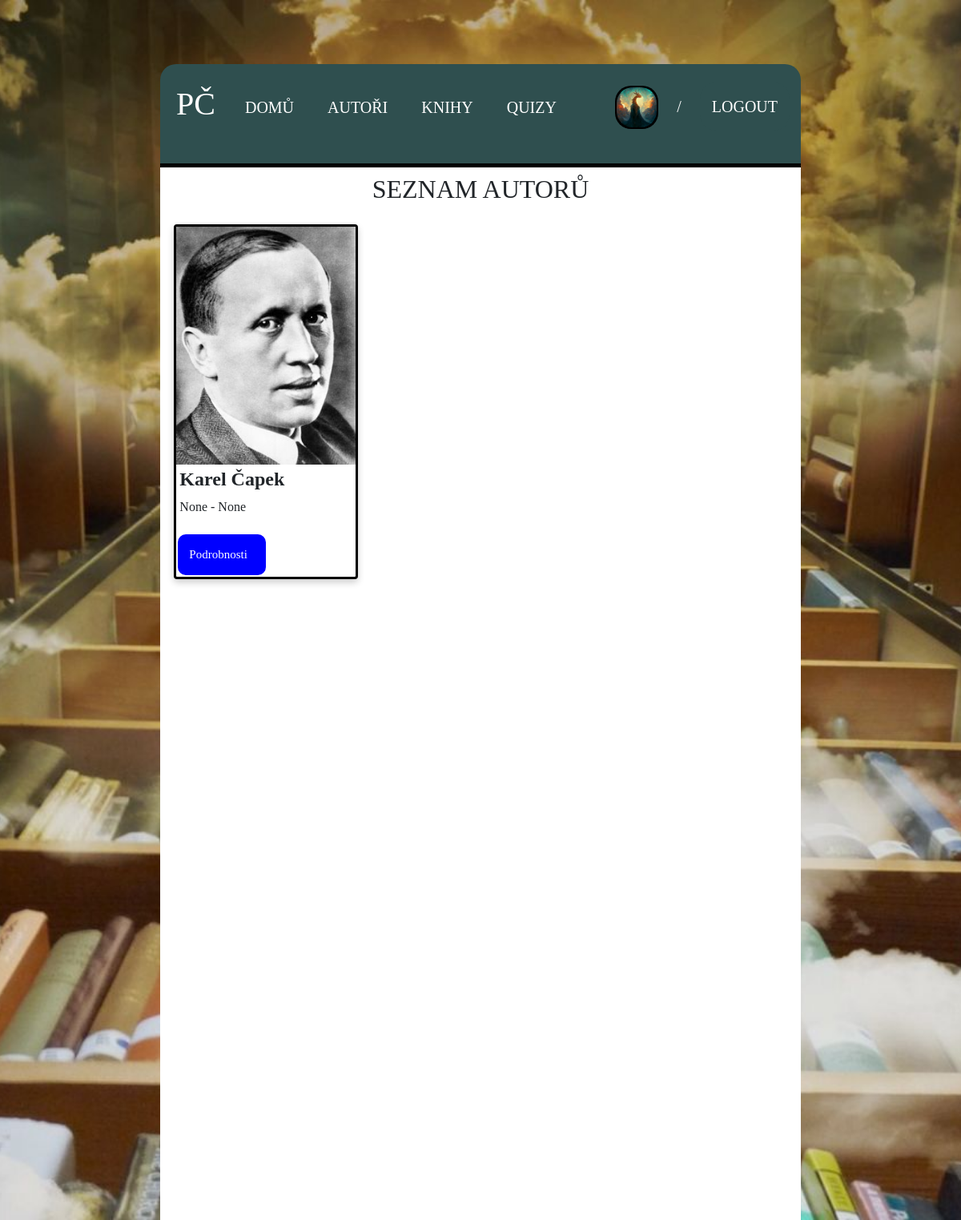
The app's page /DatabaseApps/authorlist/ (signed in) with its own data.
### DatabaseAccounts/models.py (models this page shows, shortened)
class Profile(AbstractBaseUser, PermissionsMixin):
    email = models.EmailField(_('email address'), unique=True)
    username = models.CharField(max_length=150, unique=True)
    first_name = models.CharField(max_length=150, blank=True)
    last_name = models.CharField(max_length=150, blank=True)
    age = models.IntegerField(null=True, blank=True)
    phone_number = models.CharField(max_length=12, blank=True, null=True)
    city = models.CharField(max_length=250, blank=True, null=True)
    street = models.CharField(max_length=250, blank=True, null=True)
    PCS = models.CharField(max_length=250, blank=True, null=True)
    image = models.ImageField(upload_to=profile_images, blank=True, null=True)
    about = models.TextField(_('about'), max_length=1000, blank=True, null=True)
    is_staff = models.BooleanField(default=False)
    is_active = models.BooleanField(default=True)
    object = CustomAccountManager()
    USERNAME_FIELD = 'email'
    REQUIRED_FIELDS = ['username','first_name','last_name']

### DatabaseApps/models.py (models this page shows, shortened)
class Author(models.Model):
    name = models.CharField(max_length=250, unique=False, verbose_name="Name", blank=False)
    surname = models.CharField(max_length=250, unique=False, verbose_name="Surname", blank=False)
    nation = models.ManyToManyField(Nation)
    birthdate = models.CharField(max_length=100, verbose_name="birthdate", null=True, blank=True)
    deathdate = models.CharField(max_length=100, verbose_name="death date", null=True, blank=True)
    photo = models.ImageField(upload_to=poster_author_path, blank=False, null=True)
    bio = models.TextField(blank=False, null=True)
    nation = models.ManyToManyField(Nation)
    class Meta:
        ordering = ["name"]

### DatabaseApps/views.py (the view)
# urls.py: path('authorlist/', views.AuthorListView.as_view(), name='authorlist'),
class AuthorListView(ListView):
    model = Author
    context_object_name = 'authors_list'
    template_name = 'page/listAuthor.html'

### DatabaseApps/templates/page/listAuthor.html (shortened to what this page needs)
{% extends "base2.html" %}
{% block content %}
    <hr class="lineHere">
    <div class="containerText">
        <h2 style="text-align: center; padding-top: 1%">SEZNAM AUTORŮ</h2>
        <div class="row">
            {% for author in authors_list %}
                <div class="card">
                  <img src="{{ author.photo.url }}" alt="fotka" class="cardImage">
                  <div class="containerCard">
                    <h4><b>{{ author.name}} {{ author.surname }}</b></h4>
                      <p>{{ author.birthdate }} - {{ author.deathdate }}</p>
                  </div>
                 <a class="buttonBlue" href="{% url 'authordetail' author.pk %}">Podrobnosti</a>
                </div>
            {% endfor %}
        </div>
    </div>
{% endblock %}

### DatabaseApps/templates/page/navbar.html (shortened to what this page needs)
<nav class="navbar">
        <ul class="ulLeft">
            <div class="logoLeft"><a>PČ</a></div>
            <ul>
                <li><a href="{% url 'index' %}">Domů</a></li>
                <li><a href="{% url 'authorlist' %}">Autoři</a></li>
                <li><a href="{% url 'booklist' %}">Knihy</a></li>
                <li><a href="{% url 'quizlist' %}">Quizy</a></li>
            </ul>
        </ul>
        <ul class="ulRight">
            {% if user.is_authenticated %}
                {% if request.user.image %}
                    <span><a href="{% url 'profile' %}" class="avatar_pButton"><img class="avatar_p" src="{{ request.user.image.url }}"></a></span>
                {% else %}
                    <span><a href="{% url 'profile' %}" class="logoutButton">{{ request.user.username }}</a></span>
                {% endif %}
                <li class="lomitkoRight">/</li>
                <li><form class="logout-link" action="{% url 'logout' %}" method="post">
                <button type="submit" class="logoutButton">Logout</button>
                </form></li>
            {% else %}
                <li><a href="{% url 'login' %}">login</a></li>
                <li class="lomitkoRight">/</li>
                <li><a href="{% url 'register' %}">register</a></li>
            {% endif %}
        </ul>
</nav>

### DatabaseApps/static/css/stylesheet.css (style rules this page uses)
.lineHere { display: block; background-color: black; margin-top: -0.01em; margin-bottom: -0.01em; margin-left: auto; margin-right: auto; border-width: 5px; }
.fixedImg { background:url("/DatabaseApps/static/img/books.jpg"); height: 100%; background-attachment: fixed; background-position: center; background-repeat: no-repeat; background-size: cover; }

### DatabaseApps/static/css/navbar.css (style rules this page uses)
.navbar { display: flex; padding: 4px; color: white; font-family: "Gentium Book Basic"; text-transform: uppercase; background-color: darkslategrey; border-top-right-radius: 20px; border-top-left-radius: 20px; overflow: hidden; }
ul { display: flex; list-style-type: none; overflow: hidden; padding: 8px; }
ul li { list-style: none; }
li a { display: block; color: white; margin: 5px; padding: 14px 16px; text-decoration: none; }
ul li a { text-decoration: none; color: white; border-radius: 20px; }
.logoLeft { list-style-type: none; overflow: hidden; padding: 8px; text-align: left; font-size: 40px; }
.ulLeft { font-size: 20px; text-align: left; }
.lomitkoRight { color: white; margin: 5px; padding: 14px 16px; text-decoration: none; font-size: 20px; }
.ulRight { font-size: 20px; text-align: right; }
.avatar_p { max-height: 50px !important; max-width: 50px !important; border-radius: 20px !important; }
.avatar_pButton { background-color: black; border: 2px; border-radius: 20px; color: white; padding: 2px 2px; text-align: center; text-decoration: none; display: inline-block; font-size: 20px; margin: 8px 2px; cursor: pointer; transition-duration: 0s; }

### DatabaseApps/static/css/listTemplates.css (style rules this page uses)
.containerText { background-color: white; font-family: "Gentium Book Basic"; padding-bottom: 100%; }
.card { border: solid black; margin-top: 2%; margin-left: 3.9%; box-shadow: 0 4px 8px 0 rgba(0,0,0,0.2); transition: 0.3s; max-width: 230px; height: auto; }
.cardImage { height: 300px; width: auto; }
.containerCard { padding: 4px; height: 100%; }
.buttonBlue { color: white; border-radius: 10px; background-color: blue; border: 2px solid blue; text-decoration: none; display: inline-block; font-size: 15px; transition-duration: 0.5s; cursor: pointer; padding: 12px 12px 12px; margin-bottom: 2px; margin-left: 2px; margin-right: 50%; }

### DatabaseApps/static/css/register-login.css (style rules this page uses)
.logoutButton { background-color: darkslategrey; border: none; border-radius: 20px; color: white; padding: 15px 15px; text-align: center; text-decoration: none; display: inline-block; font-size: 20px; margin: 4px 2px; cursor: pointer; transition-duration: 0s; text-transform: uppercase; }

### records on screen
Profile: user.image (picture)
Author: photo (picture), name "Karel", surname "Čapek", birthdate "None", deathdate "None"
